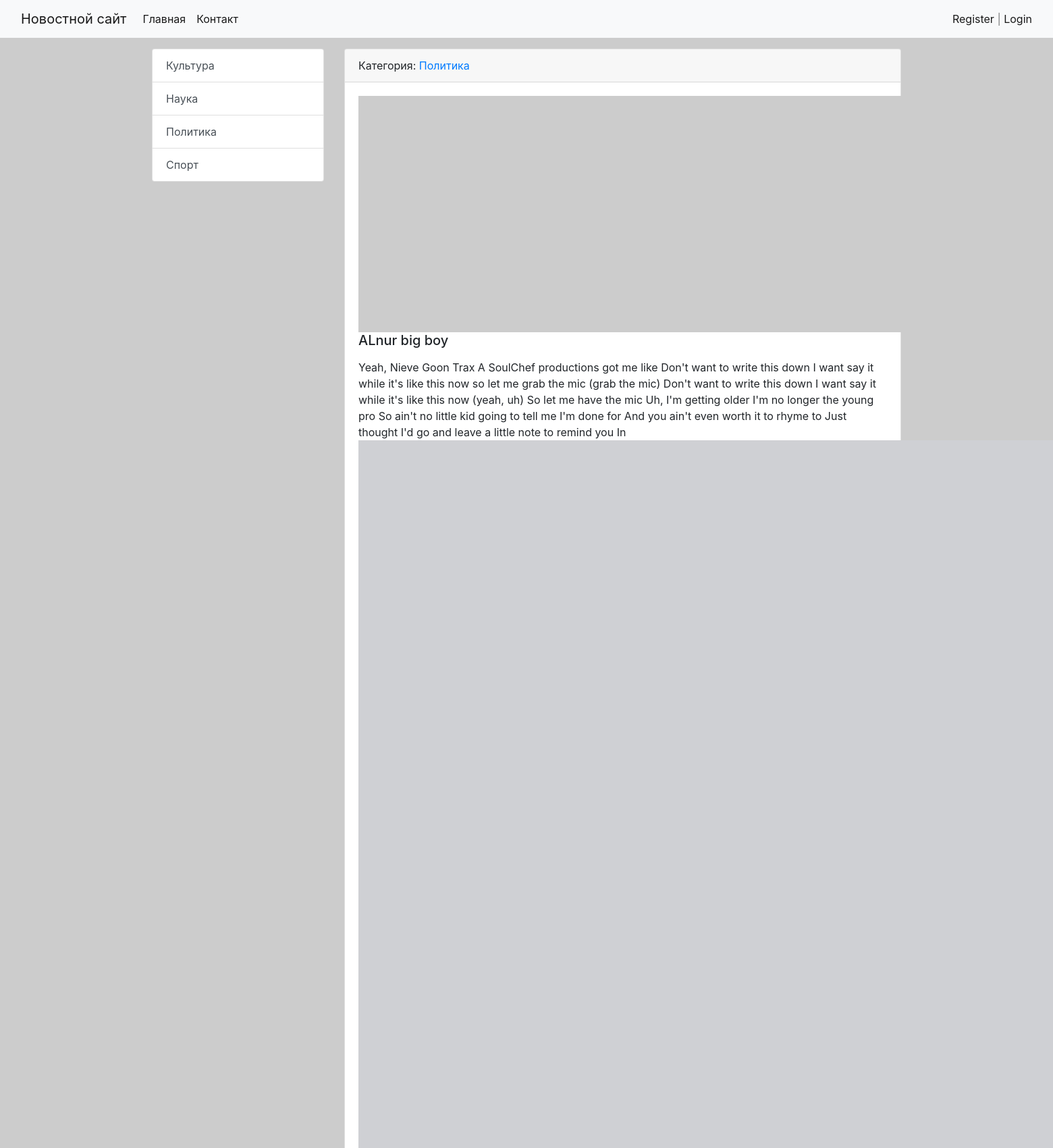
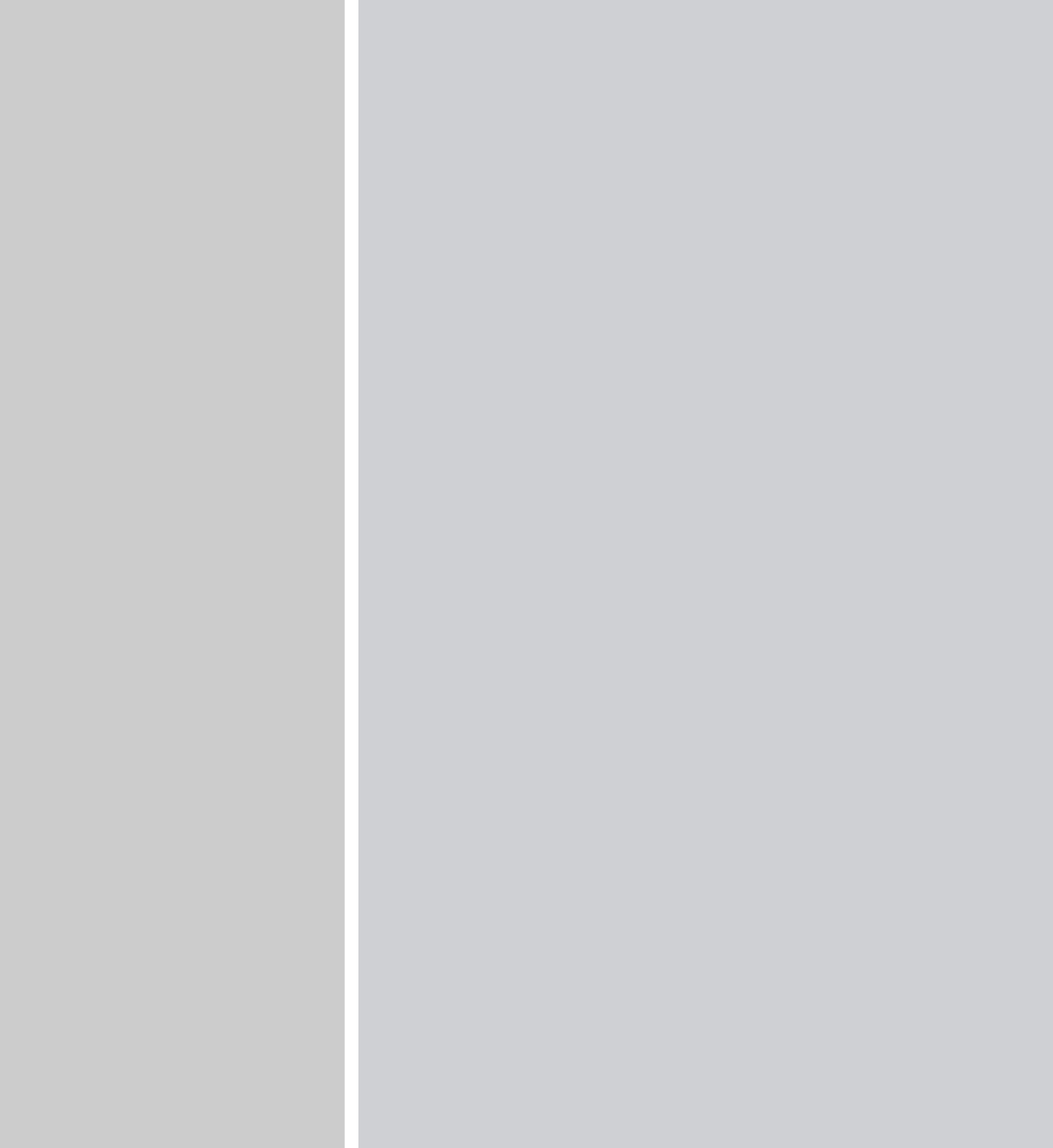
Page /news/19/ (upper part) on the committed database (2 pictures, top to bottom).
### news/models.py (models this page shows, shortened)
class Category(models.Model):
    title = models.CharField(max_length=150, db_index=True, verbose_name='Наименование категории')
    def get_absolute_url(self):
        return reverse('category', kwargs={"category_id": self.pk})
    def __str__(self):
        return self.title
    class Meta:
        verbose_name = 'Категория'
        verbose_name_plural = 'Категории'
        ordering = ['title']

class News(models.Model):
    title = models.CharField(max_length=150, verbose_name='Наименование')
    content = models.TextField(blank=True, verbose_name='Контент')
    created_at = models.DateTimeField(auto_now_add=True, verbose_name='Дата публикации')
    updated_at = models.DateTimeField(auto_now=True, verbose_name='Обновлено')
    photo = models.ImageField(upload_to='photos/%Y/%m/%d/', verbose_name='Фото', blank=True)
    is_published = models.BooleanField(default=True, verbose_name='Опубликовано')
    category = models.ForeignKey('Category', on_delete=models.PROTECT, verbose_name='Категория')
    views = models.IntegerField(default=0)
    class Meta:
        verbose_name = 'Новость'
        verbose_name_plural = 'Новости'
        ordering = ['-created_at']

### news/views.py (the view)
# urls.py: path('news/<int:pk>/', ViewNews.as_view(), name='view_news'),
class ViewNews(DetailView):
   model = News
   context_object_name = 'news_item'

### news/templatetags/news_tags.py (called while the page is built)
@register.simple_tag(name='get_list_categories')
def get_categories():
    return Category.objects.all()

@register.inclusion_tag('news/list_categories.html')
def show_categories():
    categories = Category.objects.annotate(cn=Count('news', filter=F('news__is_published')))
    return {"categories": categories}

### news/templates/news/news_detail.html (shortened to what this page needs)
{% extends 'base.html' %}
{% block sidebar %}
{%  include 'inc/_sidebar.html'  %}
{% endblock %}
{% block content %}
            <div class="card mb-3">
                    <div class="card-header">
                      Категория: <a href="{{ news_item.category.get_absolute_url }}">{{ news_item.category }}</a>
                    </div>
                    <div class="card-body">
                            {% if item.photo %}
                                <img src="{{ news_item.photo.url }}" alt="" width="350" class=" float-left mr-3 ">
                            {% else %}
                                <img src="https://picsum.photos/id/1060/350/235/?blur=2" alt="" class="float-left mr-3">
                            {% endif %}
                                  <h5 class="card-title">{{ news_item.title }}</h5>
                                <p class="card-text">{{ news_item.content|safe }}</p>
                    </div>
            </div>
{% endblock %}

### news/templates/news/list_categories.html
{% load news_tags %}
          <div class="list-group">
              {% get_list_categories as categories %}
              {% for item in categories %}
              <a href="{{ item.get_absolute_url }}" class="list-group-item list-group-item-action ">{{ item.title }}</a>
              {% endfor %}
            </div>

### mysite/static/css/style.css (style rules this page uses)
body { background-color:#ccc; }

### rows in the picture
Category: title "Культура"
Category: title "Наука"
Category: title "Политика"
Category: title "Спорт"
News: category "Политика", title "ALnur big boy", content "Yeah, Nieve Goon Trax A SoulChef productions got me like Don't want to write this down I want say it while it's like this now so let me grab the mic (grab the mic) Don't want to write this down I want say it while it's like this now (yeah, uh) So let me have the mic Uh, I'm getting older I'm no longer the young pro So ain't no little kid going to tell me I'm done for And you ain't even worth it to rhyme to Just thought I'd go and leave a little note to remind you In", content (picture)
